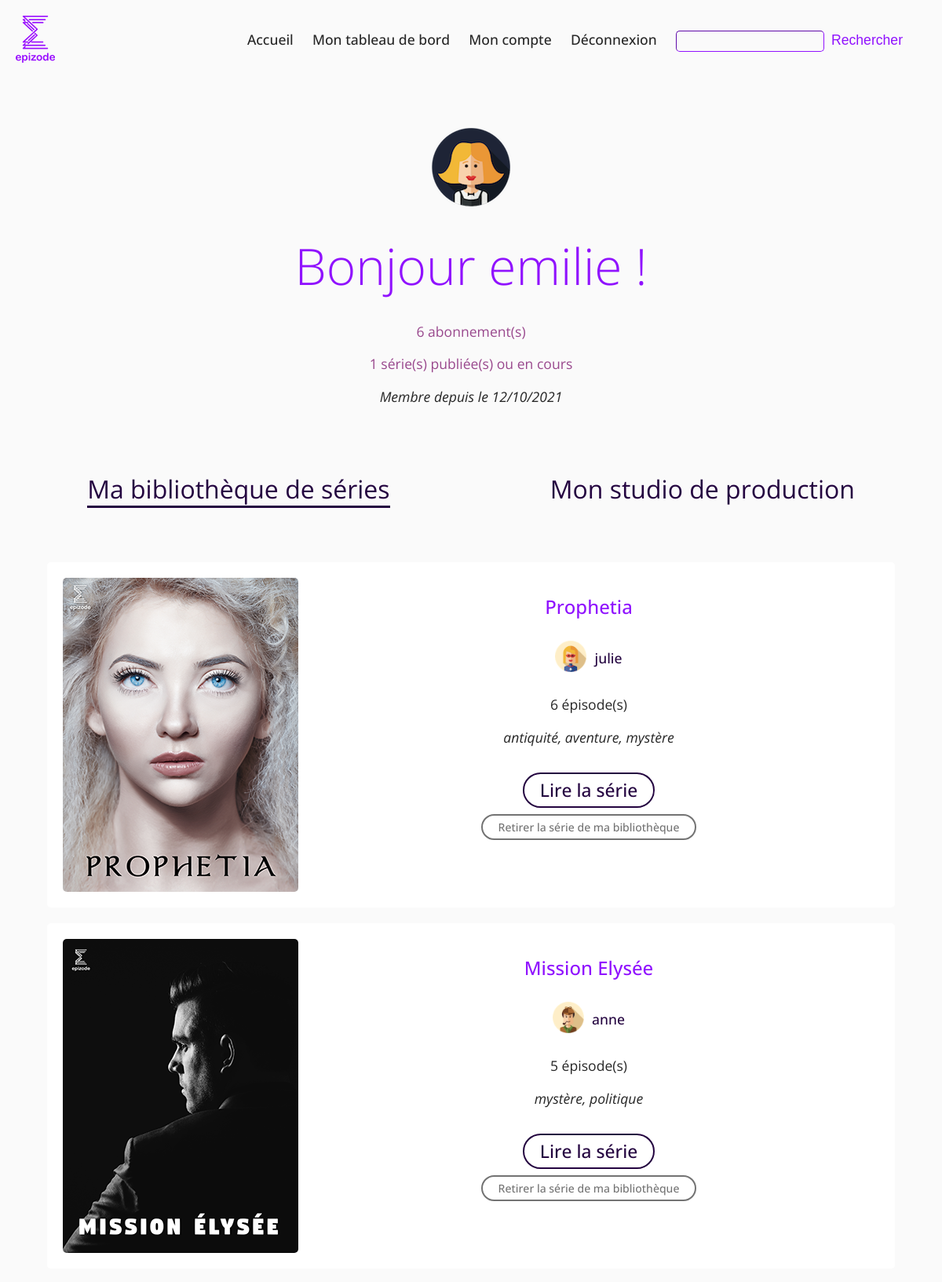
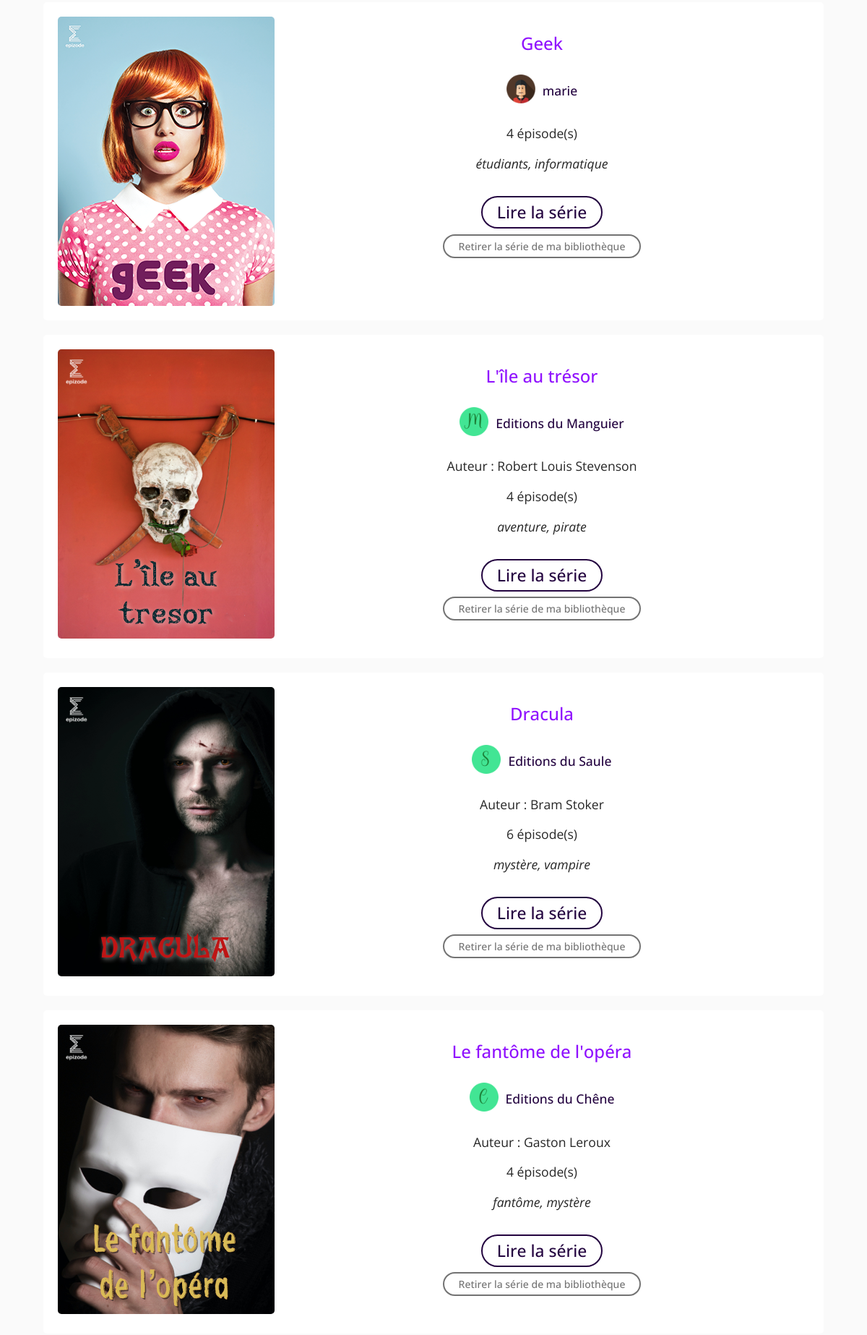
The app's page /index.php?action=dashboard (signed in, upper part) with its own data (2 pictures, top to bottom).
### tables this page shows
CREATE TABLE `members` (
  `id` int(11) NOT NULL,
  `pseudo` varchar(255) NOT NULL,
  `email` varchar(255) NOT NULL,
  `password` varchar(255) NOT NULL,
  `type` enum('admin','publisher','user') NOT NULL DEFAULT 'user',
  `date_subscription` datetime NOT NULL DEFAULT CURRENT_TIMESTAMP,
  `description` longtext,
  `coins_number` int(11) DEFAULT NULL,
  `gender` enum('male','female') DEFAULT NULL,
  `surname` varchar(45) DEFAULT NULL,
  `name` varchar(45) DEFAULT NULL,
  `company_name` varchar(200) DEFAULT NULL,
  `address` longtext,
  `zipcode` varchar(20) DEFAULT NULL,
  `city` varchar(45) DEFAULT NULL,
  `country` varchar(45) DEFAULT NULL,
  `birthdate` datetime DEFAULT NULL,
  `id_avatar` int(11) DEFAULT '1',
  `id_logo` int(11) DEFAULT '9',
  `confirmation` enum('waiting','confirmed') NOT NULL DEFAULT 'confirmed',
  `token` varchar(255) DEFAULT NULL
);

CREATE TABLE `series` (
  `id` int(11) NOT NULL,
  `title` varchar(100) NOT NULL,
  `summary` longtext NOT NULL,
  `date_publication` datetime NOT NULL DEFAULT CURRENT_TIMESTAMP,
  `date_modification` datetime NOT NULL DEFAULT CURRENT_TIMESTAMP,
  `id_member` int(11) NOT NULL,
  `pricing_status` enum('free','paying') NOT NULL,
  `publishing_status` enum('published','inprogress','deleted','banned') NOT NULL DEFAULT 'inprogress',
  `authors_right` enum('public','CC','CC1','CC2','CC3','CC4','CC5','reserved') NOT NULL DEFAULT 'public',
  `id_cover` int(11) DEFAULT '253',
  `publisher_author` varchar(200) DEFAULT NULL,
  `publisher_author_description` longtext,
  `meta_description` varchar(160) DEFAULT '''Découvrez le contenu de votre série en exclusivité sur Epizode ! Des séries originales et passionnantes à lire partout, à tout moment !'''
);

CREATE TABLE `images` (
  `id` int(11) NOT NULL,
  `name` varchar(45) NOT NULL,
  `type` enum('avatar','publisher','cover','admin') NOT NULL,
  `alt` varchar(200) NOT NULL,
  `url` varchar(200) NOT NULL
);

CREATE TABLE `logos` (
  `id` int(11) NOT NULL,
  `id_logo` int(11) NOT NULL,
  `name` varchar(45) NOT NULL
);

### src/Controller/MembersController.php (called while the page is built, shortened)
<?php
require_once('src/Model/MembersManager.php');
class MembersController {
	public function displayDashboard()
	{
		$membersManager = new MembersManager();
		$userData = $membersManager->getMemberData($_SESSION['idmember']);
		$getAllSubscriptionSeries = $membersManager->getAllSubscriptionSeries($_SESSION['idmember']);
		require('./src/View/backend/displayDashboardView.php');
	}
}

### src/Model/MembersManager.php (called while the page is built, shortened)
<?php
class MembersManager extends Manager
{
    public function getMemberData($idmember)
	{
		$db = $this->dbConnect();
		$req = $db->prepare('SELECT m.id AS "id", ia.url AS "avatar", ia.alt AS "altavatar", il.url AS "logo", il.alt AS "altlogo", l.name AS "name", m.pseudo AS "pseudo", m.description AS "description", m.type as "type", COUNT(DISTINCT has.id_series) AS "numberSubscriptions", COUNT(DISTINCT s.id) AS "numberWritings", COUNT(DISTINCT s.publisher_author) AS "numberAuthors", m.date_subscription AS "subscriptionDate" FROM members m LEFT JOIN avatars a ON a.id = m.id_avatar LEFT JOIN images ia ON ia.id = a.id_avatar LEFT JOIN logos l ON l.id = m.id_logo LEFT JOIN images il ON il.id = l.id_logo LEFT JOIN series s ON s.id_member = m.id LEFT JOIN series_has_members_subscription has ON has.id_member = m.id WHERE m.id= ?');
		$req->execute(array($idmember));
	    $userData = $req->fetch();
	    return $userData;
	}
	public function getAllSubscriptionSeries($idmember)
	{
		$db = $this->dbConnect();
		$req = $db->prepare('SELECT s.id AS "id", ic.url AS "cover", ic.alt AS "altcover", s.title AS "title", m.pseudo AS "member", l.name AS "publisher", s.publisher_author AS "author_publisher", ia.url AS "avatar", ia.alt AS "altavatar", il.url AS "logo", il.alt AS "altlogo", COUNT(DISTINCT e.id) AS "numberEpisodes", COUNT(DISTINCT sub.id_member) AS "numberSubscribers", GROUP_CONCAT(DISTINCT t.name SEPARATOR ", ") AS "tags", s.publishing_status AS "publishing", m.type AS "type", s.pricing_status AS "pricing", m.id AS "idmember" FROM series s LEFT JOIN episodes e ON e.id_series = s.id LEFT JOIN members m ON m.id = s.id_member LEFT JOIN series_has_tags h ON h.id_series = s.id LEFT JOIN tags t ON t.id = h.id_tag LEFT JOIN covers c ON c.id = s.id_cover LEFT JOIN images ic ON ic.id = c.id_cover LEFT JOIN avatars a ON a.id = m.id_avatar LEFT JOIN images ia ON ia.id = a.id_avatar LEFT JOIN logos l ON l.id = m.id_logo LEFT JOIN images il ON il.id = l.id_logo LEFT JOIN series_has_members_subscription sub ON sub.id_series = s.id WHERE sub.id_member = ? GROUP BY s.id');
	    $req->execute(array($idmember));
		$getAllSubscriptionSeries = $req->fetchAll();
	    return $getAllSubscriptionSeries;
	}
}

### src/View/backend/displayDashboardView.php (the view, shortened to what this page needs)
<section id="member-info">
<?php
    if($_SESSION['level'] == 10)
    {
        if(isset($userData['avatar']))
        {
        ?>
            <p><img src="<?php echo $userData['avatar']; ?>" alt="<?php echo $userData['altavatar']; ?>" /></p>
        <?php
        }
        ?>
        <h1>Bonjour <?php echo $userData['pseudo']; ?> !</h1>
        <p class="member-info__counts"><?php echo $userData['numberSubscriptions']; ?> abonnement(s)</p>
        <p class="member-info__counts"><?php echo $userData['numberWritings']; ?> série(s) publiée(s) ou en cours</p>
        <p><em>
        Membre depuis le
        <?php
            $date = new DateTime($userData['subscriptionDate']);
            echo $date->format('d/m/Y');
        ?>
        </em></p>
    <?php
    }
    ?>
</section>
<nav class="menu__second">
    <ul>
        <li class="elementTab" data-index="1"><span>Ma bibliothèque de séries</span></li>
        <li class="elementTab" data-index="2"><span>Mon studio de production</span></li>
    </ul>
</nav>
<section id="member-library" class="elementContent figure-bloc" data-tab="1">
<?php
    if(!empty($getAllSubscriptionSeries))
    {
    ?>
        <ul>
            <?php
            foreach ($getAllSubscriptionSeries as $subscriptionSeries)
            {
            ?>
                <li>
                    <figure>
                        <img class="cover" src="<?php echo $subscriptionSeries['cover']; ?>" alt="<?php echo $subscriptionSeries['altcover']; ?>"/>
                        <figcaption>
                            <h3><?php echo $subscriptionSeries['title']; ?></h3>
                            <?php
                            if($subscriptionSeries['type'] === "publisher")
                            {
                            ?>
                                <div class="member">
                                        <p class="figure-bloc-member"><img src="<?php echo $subscriptionSeries['logo']; ?>" alt="<?php echo $subscriptionSeries['altlogo']; ?>"/></p>
                                        <p><a href="index.php?action=displayMember&idmember=<?php echo $subscriptionSeries['idmember']; ?>"><?php echo $subscriptionSeries['publisher']; ?></a></p>
                                </div>
                            <?php
                            }elseif($subscriptionSeries['type'] === "user")
                            {
                            ?>
                                <div class="member">
                                    <p class="figure-bloc-member"><img src="<?php echo $subscriptionSeries['avatar']; ?>" alt="<?php echo $subscriptionSeries['altavatar']; ?>"/></p>
                                    <p><a href="index.php?action=displayMember&idmember=<?php echo $subscriptionSeries['idmember']; ?>"><?php echo $subscriptionSeries['member']; ?></a></p>
                                </div>
                            <?php
                            }
                            ?>
                            <?php
                            if($subscriptionSeries['type'] === "publisher")
                            {
                            ?>
                                <p>Auteur : <?php echo $subscriptionSeries['author_publisher']; ?></p>
                            <?php
                            }
                            ?>
                            <p><?php echo $subscriptionSeries['numberEpisodes']; ?> épisode(s)</p>
                            <p class="tags"><?php echo $subscriptionSeries['tags']; ?></p>
                            <br />
                            <p><a class="btn btn-purple" href="index.php?action=displaySeries&idseries=<?php echo $subscriptionSeries['id']; ?>">Lire la série</a></p>
                            <p><a class="btn btn-grey" href="index.php?action=removeSubscriptionLibrary&idseries=<?php echo $subscriptionSeries['id']; ?>">Retirer la série de ma bibliothèque</a></p>
                        </figcaption>
                    </figure>
                </li>
            <?php
            }
            ?>
        </ul>
    <?php
    }else{
    ?>
        <p class="no"><?php echo $userData['pseudo']; ?>, vous n'avez pas encore ajouté de série à votre bibliothèque !</p>
    <?php
    }
    ?>
</section>
<?php $body_content = ob_get_clean();
require('./src/View/template.php');
?>

### public/css/style.css (style rules this page uses)
body { margin: 0; padding: 0; color: #262626; background-color: #FAFAFA; font-family: "Open Sans", sans-serif; }
section { padding: 20px 60px; margin: 20px 0px; }
h1 { font-family: "Open Sans", sans-serif; color: #9012FE; font-size: 4em; font-weight: 300; padding: 10px 0px; text-align: center; }
h3, h4 { font-family: "Open Sans", sans-serif; color: #262626; font-size: 1.5em; font-weight: 300; padding: 10px 0px; }
p { font-size: 1.1em; font-weight: 400; }
a { color: #240440; text-decoration: none; font-weight: 500; }
ul { list-style: none; padding: 0px; }
.btn, .cta { border: 2px #9012FE solid; border-radius: 50px; padding: 5px 20px; background-color: transparent; color: #9012FE; font-size: 1.3em; font-weight: 500; }
.btn-purple, .cta-purple { color: #240440; border-color: #240440; }
.btn-grey, .cta-grey { color: #737373; border-color: #737373; font-size: 0.8em; margin: 10px; }
.figure-bloc { background-color: #FAFAFA; margin: 0 0 50px 0; }
.figure-bloc figure { display: flex; flex-direction: row; justify-content: flex-start; margin: 0; }
.figure-bloc figure .cover { width: 300px; height: 400px; }
.figure-bloc figcaption { color: #262626; font-weight: 300; margin-left: 20px; margin-right: 20px; margin-bottom: 20px; width: 100%; text-align: center; }
.figure-bloc figcaption h3 { margin-bottom: 10px !important; margin-top: 10px !important; color: #9012FE; margin: 0; font-weight: 500; }
.figure-bloc-member { margin: 0; }
.menu__second { text-align: center; }
.menu__second li { display: inline-block; margin: 10px 100px; padding-bottom: 10px; font-size: 2em; color: #240440; transition-property: border-bottom; transition-duration: 0.3s; }
.menu__second .active span { border-bottom: 3px #240440 solid; }
.member { display: flex; flex-direction: row; justify-content: center; align-items: center; }
.member img { width: 40px; height: 40px; margin-right: 10px; }
.member p { font-weight: 500; }
.tags { font-style: italic; }
.cover { border-radius: 5px; }
#member-info h1 { margin-top: 0; margin-bottom: 0; }
#member-info p { text-align: center; }
.member-info__counts { color: #99488D; }
.elementContent li { background-color: #FFFFFF; border-radius: 5px; padding: 20px; margin-bottom: 20px; }

### records on screen
members: pseudo "emilie", date_subscription "12/10/2021"
series: shows a picture, title "Prophetia", id_member.pseudo "julie", numberEpisodes "6", tags "antiquité, aventure, mystère"
series: shows a picture, title "Mission Elysée", id_member.pseudo "anne", numberEpisodes "5", tags "mystère, politique"
series: shows a picture, title "Geek", id_member.pseudo "marie", numberEpisodes "4", tags "étudiants, informatique"
series: shows a picture, title "L'île au trésor", images.url (picture), logos.name "Editions du Manguier", publisher_author "Robert Louis Stevenson", numberEpisodes "4", tags "aventure, pirate"
series: shows a picture, title "Dracula", images.url (picture), logos.name "Editions du Saule", publisher_author "Bram Stoker", numberEpisodes "6", tags "mystère, vampire"
series: shows a picture, title "Le fantôme de l'opéra", images.url (picture), logos.name "Editions du Chêne", publisher_author "Gaston Leroux", numberEpisodes "4", tags "fantôme, mystère"

### other values on screen
$userData['numberSubscriptions'] "6"
$userData['numberWritings'] "1"
